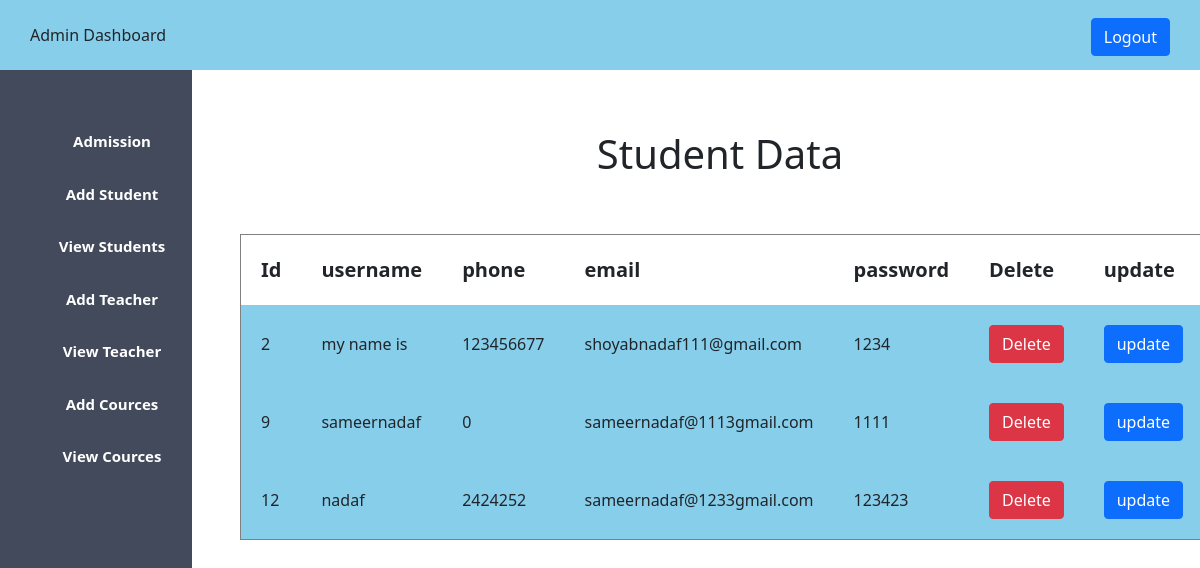
The page /Viewstudents.php (signed in) on the database its author committed.
### tables this page shows
CREATE TABLE `user` (
  `id` int(11) NOT NULL,
  `username` varchar(50) NOT NULL,
  `phone` int(30) NOT NULL,
  `email` varchar(50) NOT NULL,
  `password` int(50) NOT NULL
);

### Viewstudents.php (the view, shortened to what this page needs)
<!doctype html>
<html lang="en">
  <head>
    <link rel="stylesheet" type="text/css" href="admin.css">
  </head>
  <body>
  <?php
    include 'admin-sidebar.php';
  ?>
<div class="contant">
    <center>
  <h1>Student Data</h1>
  <br><br>
  <table border="1px">
    <tr>
        <th class="table_th">Id</th>
        <th class="table_th">username</th>
        <th class="table_th">phone</th>
        <th class="table_th">email</th>
        <th class="table_th">password</th>
        <th class="table_th">Delete</th>
        <th class="table_th">update</th>
    </tr>
    <?php
   include 'connect.php';
   $select = "select*from  user ";
   $query= mysqli_query($con,$select);
   while($fetch = mysqli_fetch_array($query)){
    ?>
    <tr>
      <td class="table_td"><?php echo $fetch['id'];?></td>
      <td class="table_td"><?php echo $fetch['username'];?></td>
      <td class="table_td"><?php echo $fetch['phone'];?></td>
      <td class="table_td"><?php echo $fetch['email'];?></td>
      <td class="table_td"><?php echo $fetch['password'];?></td>
      <td class="table_td"><button class="btn btn-danger" ><a  style="color:white" href="sdelete.php?id=<?php echo $fetch['id'];?>">Delete</a></button></td>
      <td class="table_td"><button class="btn btn-primary" ><a  style="color:white" href="update.php?id=<?php echo $fetch['id'];?>">update</a></button></td>
    </tr>
    <?php
   }
?>
  </table>
</div>
  </body>
</html>

### admin.css (style rules this page uses)
* { padding: 0%;margin:0%; text-decoration: none; }
a,a:hover { text-decoration: none!important; }
.contant { margin-left: 20%; margin-top: 5%; }

### Viewstudents.php (style rules this page uses)
.table_th { padding:20px; font-size:20px; }
.table_td { background-color:skyblue; padding:20px; }

### rows shown on the page
user: id "2", username "my name is", phone "123456677", email "shoyabnadaf111@gmail.com", password "1234"
user: id "9", username "sameernadaf", phone "0", email "sameernadaf@1113gmail.com", password "1111"
user: id "12", username "nadaf", phone "2424252", email "sameernadaf@1233gmail.com", password "123423"
